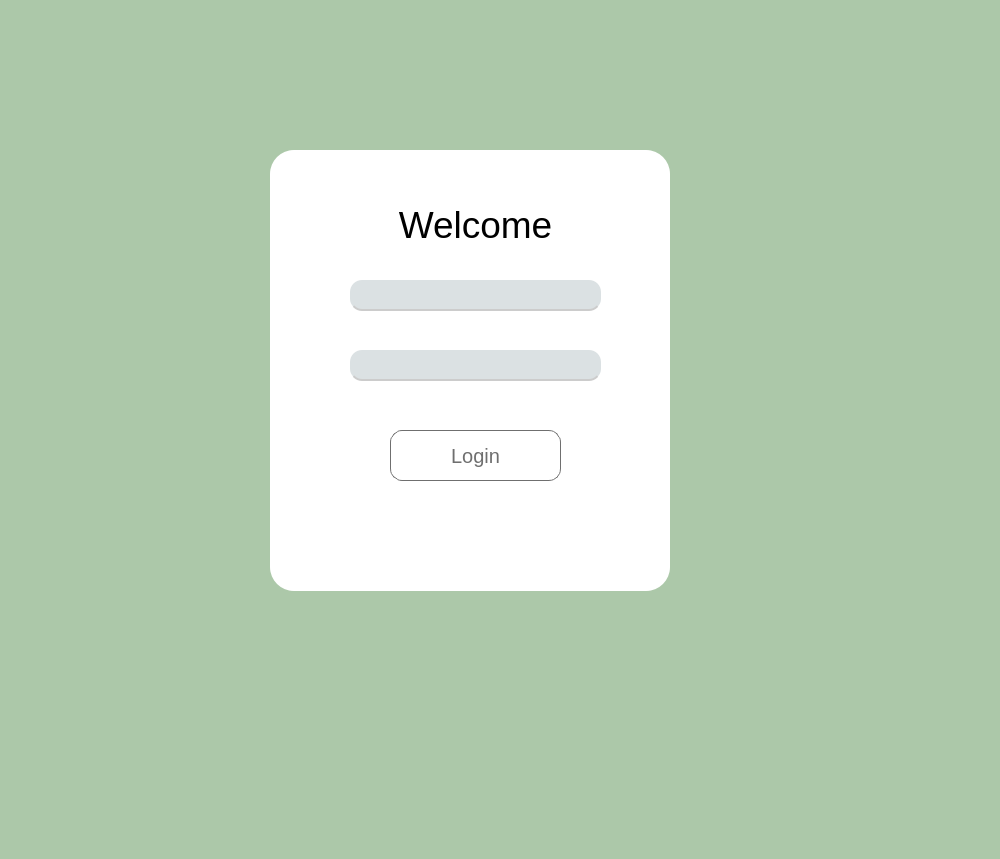
<?xml version="1.0" encoding="UTF-8"?>
<ui version="4.0">
 <class>Dialog</class>
 <widget class="QDialog" name="Dialog">
  <property name="geometry">
   <rect>
    <x>0</x>
    <y>0</y>
    <width>1000</width>
    <height>859</height>
   </rect>
  </property>
  <property name="contextMenuPolicy">
   <enum>Qt::ActionsContextMenu</enum>
  </property>
  <property name="windowTitle">
   <string>Dialog</string>
  </property>
  <property name="styleSheet">
   <string notr="true">background-color:rgb(172, 200, 169)</string>
  </property>
  <widget class="QFrame" name="frame">
   <property name="geometry">
    <rect>
     <x>270</x>
     <y>150</y>
     <width>400</width>
     <height>441</height>
    </rect>
   </property>
   <property name="styleSheet">
    <string notr="true">background-color:white;
border-radius:24px;
text-align:center;</string>
   </property>
   <property name="frameShape">
    <enum>QFrame::StyledPanel</enum>
   </property>
   <property name="frameShadow">
    <enum>QFrame::Raised</enum>
   </property>
   <widget class="QLabel" name="label">
    <property name="geometry">
     <rect>
      <x>80</x>
      <y>40</y>
      <width>251</width>
      <height>71</height>
     </rect>
    </property>
    <property name="styleSheet">
     <string notr="true">background-color:none;
font-size:32px;</string>
    </property>
    <property name="text">
     <string>&lt;html&gt;&lt;head/&gt;&lt;body&gt;&lt;p align=&quot;center&quot;&gt;&lt;span style=&quot; font-size:28pt;&quot;&gt;Welcome&lt;/span&gt;&lt;/p&gt;&lt;/body&gt;&lt;/html&gt;</string>
    </property>
   </widget>
   <widget class="QLineEdit" name="username">
    <property name="geometry">
     <rect>
      <x>80</x>
      <y>130</y>
      <width>251</width>
      <height>31</height>
     </rect>
    </property>
    <property name="font">
     <font>
      <pointsize>12</pointsize>
     </font>
    </property>
    <property name="styleSheet">
     <string notr="true">background-color:rgb(219, 225, 227);
border-radius:12px;
border-bottom: 2px solid #ccc;</string>
    </property>
   </widget>
   <widget class="QLineEdit" name="password">
    <property name="geometry">
     <rect>
      <x>80</x>
      <y>200</y>
      <width>251</width>
      <height>31</height>
     </rect>
    </property>
    <property name="font">
     <font>
      <pointsize>12</pointsize>
     </font>
    </property>
    <property name="cursor">
     <cursorShape>IBeamCursor</cursorShape>
    </property>
    <property name="styleSheet">
     <string notr="true">background-color:rgb(219, 225, 227);
border-radius:12px;
border-bottom: 2px solid #ccc;</string>
    </property>
   </widget>
   <widget class="QPushButton" name="loginbutton">
    <property name="geometry">
     <rect>
      <x>120</x>
      <y>280</y>
      <width>171</width>
      <height>51</height>
     </rect>
    </property>
    <property name="styleSheet">
     <string notr="true">background-color:none;
color:rgb(111, 111, 111);
font-size:20px;
border:1px solid rgb(111, 111, 111);
border-radius:12px</string>
    </property>
    <property name="text">
     <string>Login</string>
    </property>
   </widget>
  </widget>
 </widget>
 <resources/>
 <connections/>
</ui>
